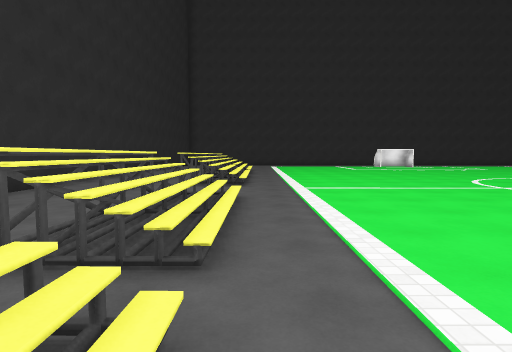
View 1 (above)

23 first-person views from a walk through a 3-D level made in the Unity game engine. The camera is 1.5 m above the floor, tilts 4° down and sees 80° across. The floor is counted in squares, 2 m on a side. Each view is taken from the middle of a square. On the plan, view 1 faces up. The plan holds only what a view shows up to about 10 squares ahead; the rest is blank. The player character is not drawn. Some animated figures are not drawn. Surface patterns are stand-ins for the level's own textures.

View 2
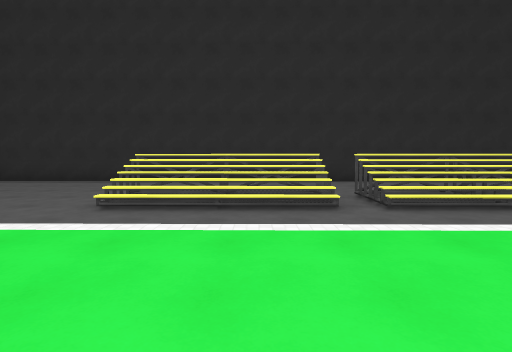

View 3
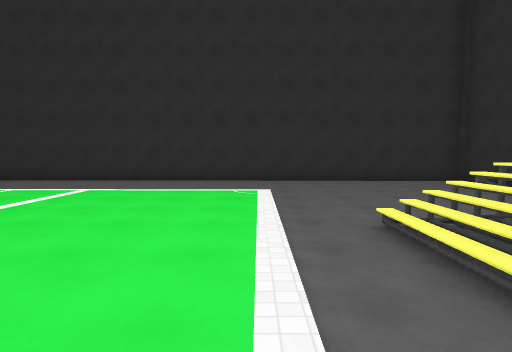

View 4
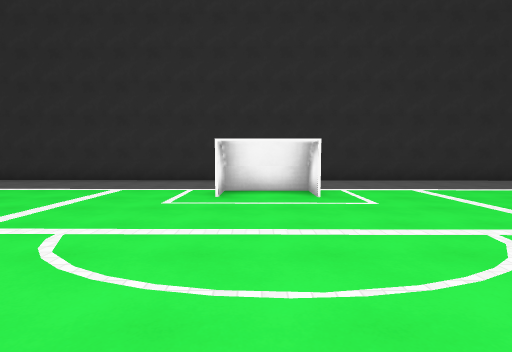

View 5
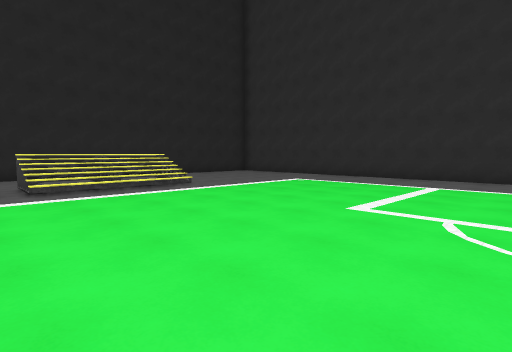

View 6
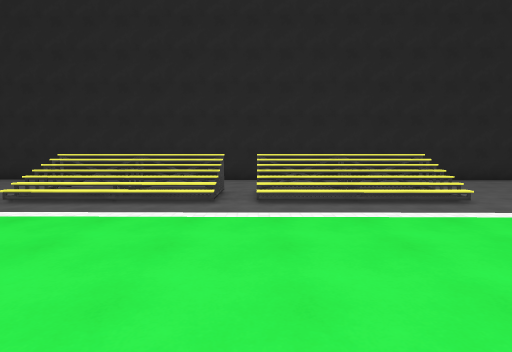

View 7
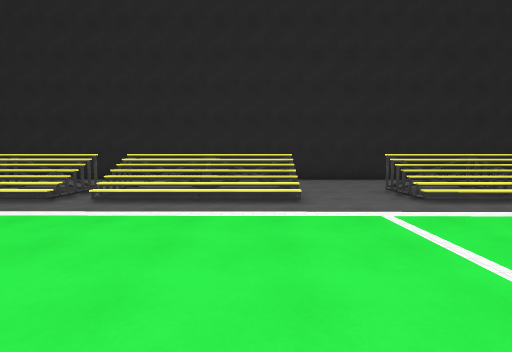

View 8
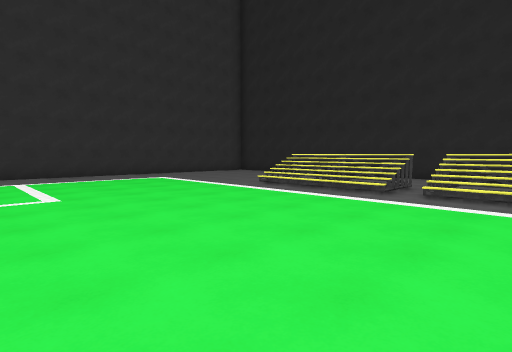

View 9
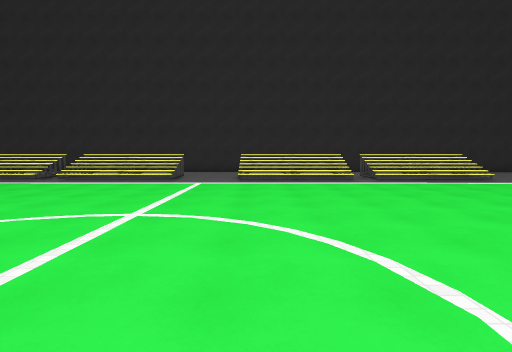

View 10
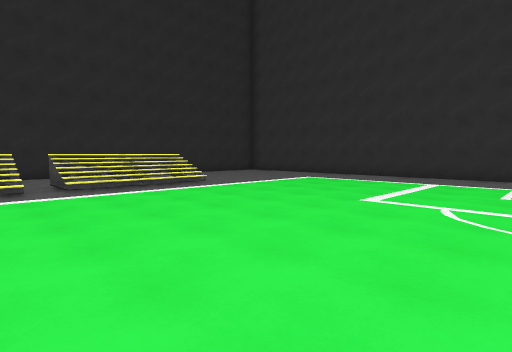

View 11
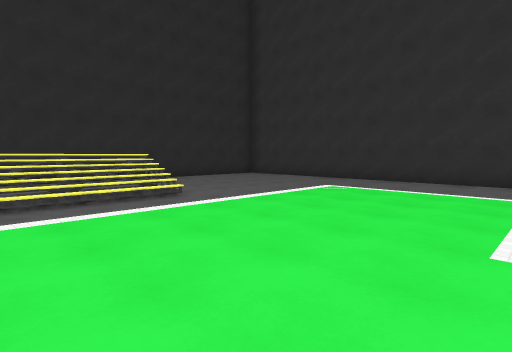

View 12
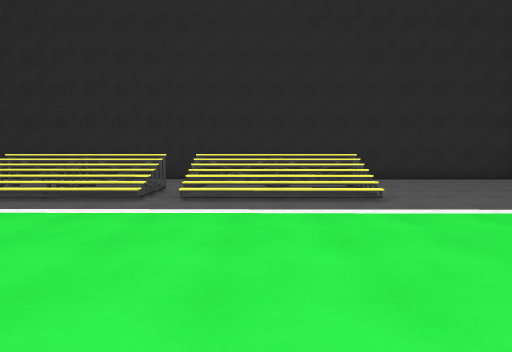

View 13
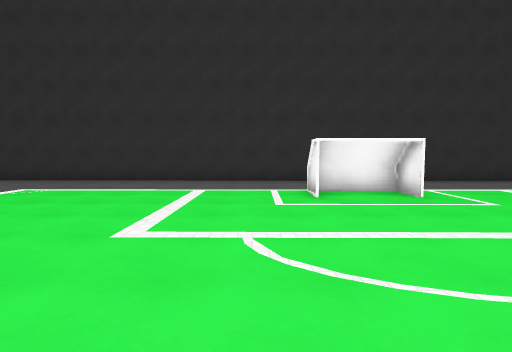

View 14
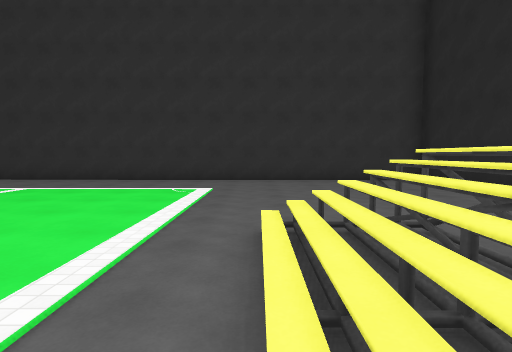

View 15
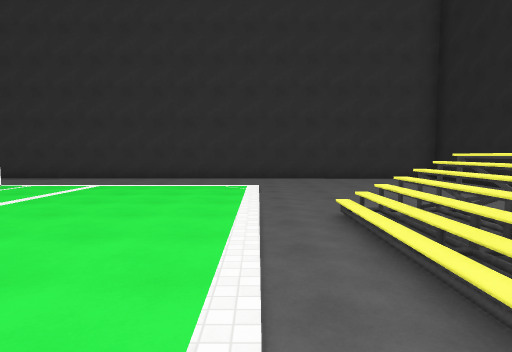

View 16
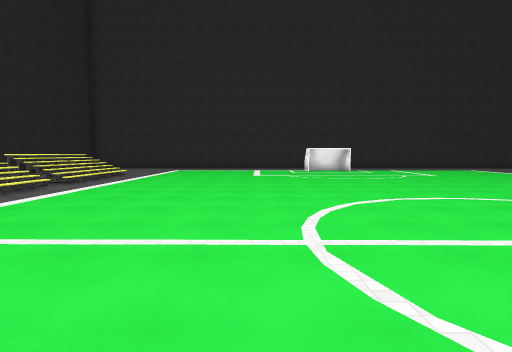

View 17
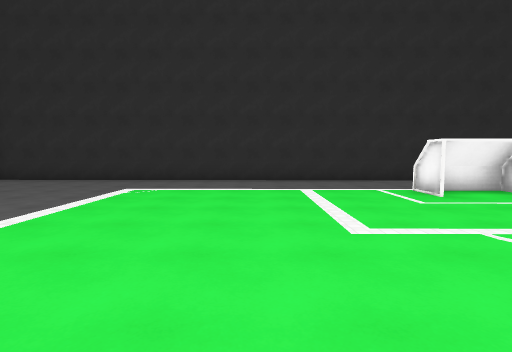

View 18
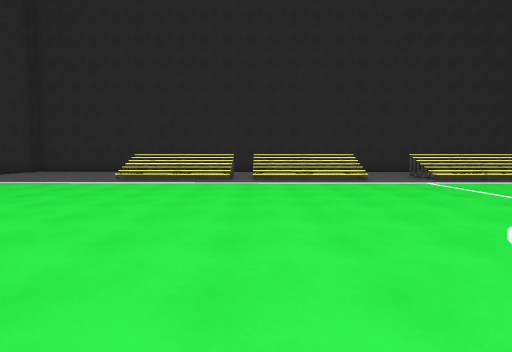

View 19
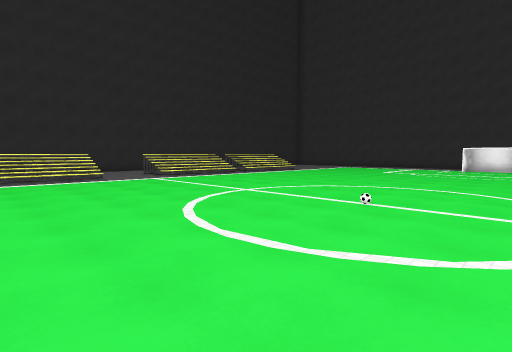

View 20
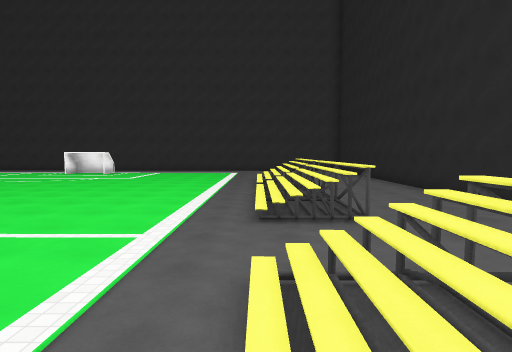

View 21
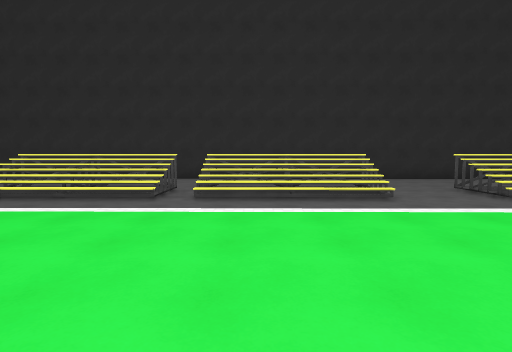

View 22
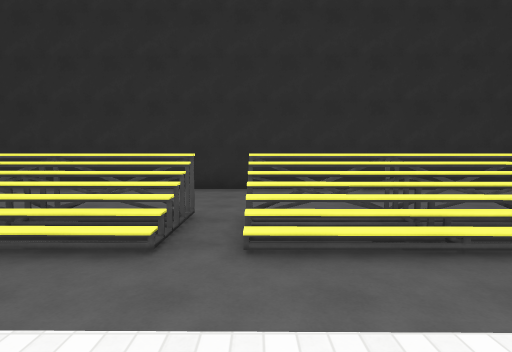

View 23
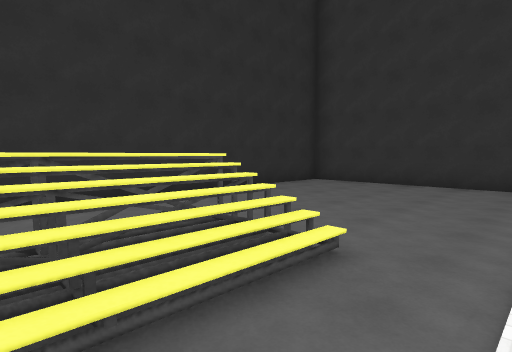

### Floor plan
Key: @ floor where view 1 was taken; # wall or solid block; x gap in a wall; . floor; / step, stairs or slope; = window, fence, low wall or low ledge; ^ raised ledge; v drop or lower ground.
Columns run from 5 left of view 1 to 21 right of it. Each row starts with its distance up from view 1.
 22 ###########
 21 #..............############
 20 #.........................#
 19 #.........................#
 18 #............^............#
 17 #.........................#
 16 #.........................#
 15 #...^/................^...#
 14 #...^/................^...#
 13 #...^/................^...#
 12 #...^/................^...#
 11 #...^/....................#
 10 #..x^/.............../#...#
  9 #..^^/...............//...#
  8 #..^^................/v...#
  7 #......................#..#
  6 #.........................#
  5 #..#^................/^...#
  4 #..x^................/^ ..#
  3 #..^^................/^ ..#
  2 #...^................/^...#
  1 #...^................/x...#
  0 #..^^@.............../# ..#
 -1 #..x^................// ..#
 -2 #..#^................/= ..#
 -3 #.........................#
 -4 #.........................#
 -5 #...........#^............#
 -6 #.........................#
 -7 #.........................#
 -8 #.........................
 -9     ######################

Where each view was taken, in squares from view 1:
view 1: 0 up, 0 right, facing up
view 2: 0 up, 4 right, facing left
view 3: 1 up, 1 right, facing down
view 4: 1 up, 8 right, facing down
view 5: 2 up, 9 right, facing down-right
view 6: 1 up, 11 right, facing right
view 7: 8 up, 11 right, facing right
view 8: 9 up, 10 right, facing up-right
view 9: 8 up, 9 right, facing left
view 10: 10 up, 7 right, facing up-left
view 11: 12 up, 5 right, facing up-left
view 12: 13 up, 5 right, facing left
view 13: 12 up, 6 right, facing up
view 14: 12 up, 16 right, facing up
view 15: 11 up, 15 right, facing up
view 16: 9 up, 11 right, facing down
view 17: 1 up, 12 right, facing down
view 18: 2 up, 9 right, facing left
view 19: 2 up, 10 right, facing up-left
view 20: 3 up, 16 right, facing up
view 21: 3 up, 5 right, facing left
view 22: 2 up, 2 right, facing left
view 23: 13 up, 1 right, facing up-left
